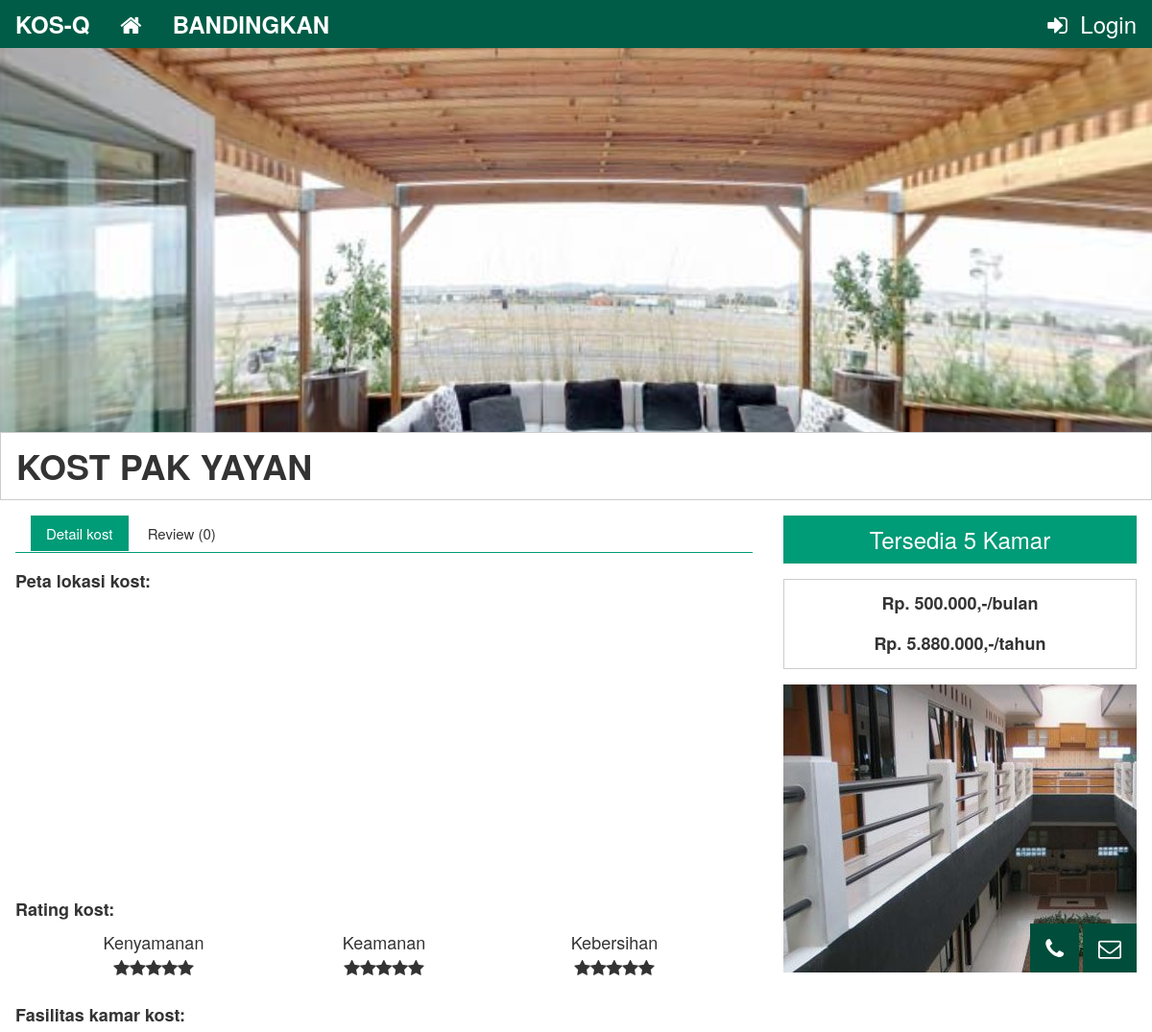
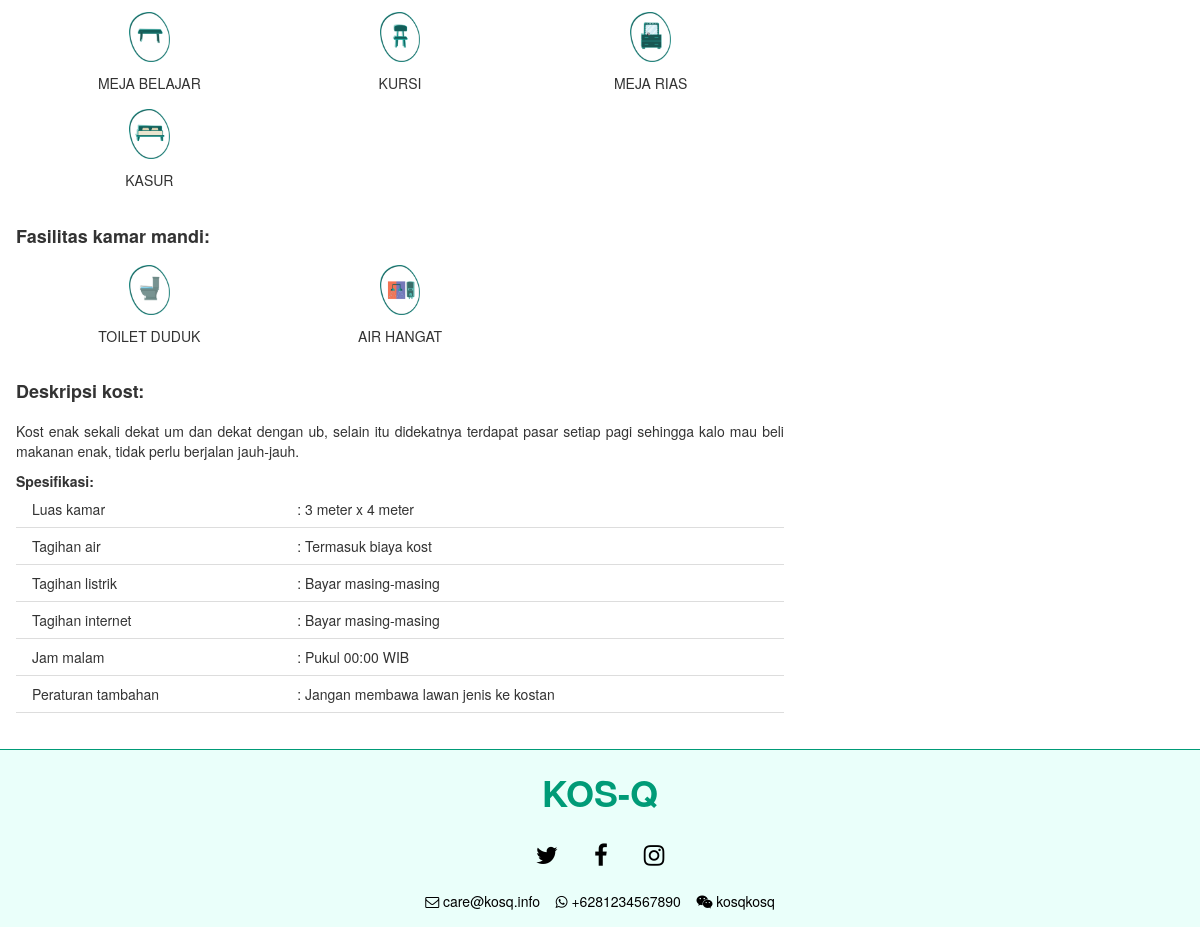
Screenshot of /tampil.php?id=1 with the database file from the repository (2 pictures, top to bottom).
### tables this page shows
CREATE TABLE `dataKost` (
  `id` bigint(12) NOT NULL,
  `nama` varchar(150) NOT NULL,
  `lat` varchar(255) NOT NULL,
  `long` varchar(255) NOT NULL,
  `intro` text NOT NULL,
  `harga` bigint(12) NOT NULL
);

CREATE TABLE `fasilitasKamar` (
  `x` bigint(20) NOT NULL,
  `id` bigint(12) NOT NULL,
  `kamarIcon` varchar(255) NOT NULL
);

CREATE TABLE `fasilitasMandi` (
  `x` bigint(20) NOT NULL,
  `id` bigint(12) NOT NULL,
  `mandiIcon` varchar(255) NOT NULL
);

CREATE TABLE `spesifikasiKost` (
  `id` bigint(12) NOT NULL,
  `panjangKamar` smallint(2) NOT NULL,
  `lebarKamar` smallint(2) NOT NULL,
  `air` varchar(255) NOT NULL,
  `listrik` varchar(255) NOT NULL,
  `internet` varchar(255) NOT NULL,
  `malam` varchar(255) NOT NULL,
  `peraturan` text NOT NULL
);

CREATE TABLE `kapasitasKost` (
  `id_kost` bigint(12) NOT NULL,
  `kapasitas` int(5) NOT NULL
);

CREATE TABLE `fotoKost` (
  `id` bigint(12) NOT NULL,
  `fotoKT` varchar(255) NOT NULL,
  `fotoKM` varchar(255) NOT NULL
);

### fungsiFasilitas.php (called while the page is built, shortened)
<?php
    function convertKamar($x) {
        switch($x) {
            case "kasur":
                return "KASUR";
                break;
            case "meja":
                return "MEJA BELAJAR";
                break;
            case "rias":
                return "MEJA RIAS";
                break;
            case "kursi":
                return "KURSI";
                break;
        }
    }
    function convertMandi($x) {
        switch($x) {
            case "duduk":
                return "TOILET DUDUK";
                break;
            case "hangat":
                return "AIR HANGAT";
                break;
        }
    }
?>

### tampil.php (the view, shortened to what this page needs)
<?php
    include "fungsiFasilitas.php";
    $sqlTampil = "SELECT * FROM dataKost dk INNER JOIN kapasitasKost kk ON dk.id = kk.id_kost
                                            INNER JOIN fotoKost fk ON dk.id = fk.id
                                            INNER JOIN kontakKost ko ON dk.id = ko.id
                                            INNER JOIN spesifikasiKost sk ON dk.id = sk.id
                                            WHERE dk.id='$_GET[id]'";
    $data = mysql_query($sqlTampil);
    $z = mysql_fetch_array($data);
    include "atas.php";
?>
<div class="w3-hide-small">
    <div id="header360" style="height:400px;width:100%"></div>
</div>
<div class="w3-bar w3-xxlarge w3-padding w3-border">
    <b><?=strtoupper($z['nama'])?></b>
</div>
<?php
    $moh = mysql_query("SELECT COUNT(*) AS jumlahReview FROM reviewKost WHERE idKost = $_GET[id]");
    $jkl = mysql_fetch_array($moh);
?>
<div class="w3-row">
    <div class="w3-col l8 m12 s12">
        <div class="w3-container">
            <div class="w3-panel w3-medium w3-border-bottom w3-border-theme">
                <button class="w3-bar-item w3-button tablink w3-theme" onclick="openCity(event,'awal')">Detail kost</button>
                <button class="w3-bar-item w3-button tablink" onclick="openCity(event,'fasilitas')">Review (<?=$jkl['jumlahReview']?>)</button>
            </div>
            <div id="awal" class="tab">
                <?php include "tampilUtama.php"; ?>
            </div>
        </div>
    </div>
    <div class="w3-col l4 m12 s12">
        <div class="w3-container w3-margin-top w3-margin-bottom">
            <div class="w3-hide-small w3-hide-medium w3-margin-bottom">
                <?php
                    if($z['kapasitas'] > 0) {
                ?>
                        <div class="w3-bar w3-theme w3-margin-bottom w3-padding">
                            <div class="w3-xlarge w3-center">Tersedia <?=$z['kapasitas']?> Kamar</div>
                        </div>
                <?php
                    } else {
                ?>
                        <div class="w3-bar w3-flat-pomegranate w3-margin-bottom w3-padding">
                            <div class="w3-xlarge w3-center">Kapasitas penuh</div>
                        </div>
                <?php
                    }
                ?>
                <div class="w3-padding-small w3-large w3-border">
                    <div class="w3-center"><b>
                        <div class="w3-padding">
                            Rp. <?=number_format($z['harga'],0,",",".")?>,-/bulan
                        </div>
                        <div class="w3-padding">
                            Rp. <?=number_format((($z['harga']*12)-((2/100)*($z['harga']*12))),0,",",".")?>,-/tahun
                        </div>
                    </b></div>
                </div>
            </div>
            <div class="w3-display-container w3-light-grey
                <?php
                    $ytr = mysql_query("SELECT COUNT(*) AS jumlah FROM fotoFoto WHERE id = $_GET[id]");
                    $hyc = mysql_fetch_array($ytr);
                    if($hyc['jumlah'] == 0) {
                        echo "w3-col l12 m12 s12";
                    } else {
                        echo "w3-col l12 m8 s8";
                    }
                ?>
            ">
                <div style="width:100%;height:300px;overflow:hidden;">
                    <center>
                        <img src="<?=$z['fotoKT']?>" class="w3-margin-bottom" height="300px"/>
                    </center>
                </div>
                <div class="w3-display-bottomright">
                    <button type="button" class="w3-button w3-theme-dark w3-hover-theme w3-xlarge"  onClick="alert('No telpon: <?=$z['phone']?>')">
                        <i class="fa fa-phone" aria-hidden="true"></i>
                    </button>
                    <button type="button" class="w3-button w3-theme-dark w3-hover-theme w3-xlarge" onClick="location.href='mailto:<?=$z['email']?>'">
                        <i class="fa fa-envelope-o" aria-hidden="true"></i>
                    </button>
                </div>
            </div>
            <div class="w3-padding w3-hide-small w3-hide-medium">&nbsp;</div>
        </div>
    </div>
</div>
<?php
    include "bawah.php";
?>

### tampilUtama.php (shortened to what this page needs)
<?php
    $ksq = mysql_query("SELECT AVG(kenyamanan) AS kenyamanan, AVG(keamanan) AS keamanan, AVG(kebersihan) AS kebersihan FROM reviewKost WHERE idKost = $_GET[id]");
    $ytg = mysql_fetch_array($ksq);
?>
<div class="w3-bar w3-large w3-margin-top"><b>Peta lokasi kost:</b></div>
<div id="map" style="height:300px" class="w3-margin-bottom"></div>
<div class="w3-bar w3-large w3-margin-top"><b>Rating kost:</b></div>
<div class="w3-bar w3-padding w3-margin-bottom">
    <div class="w3-large">
        <div class="w3-row-padding w3-center">
            <div class="w3-col l4 m4 s6">
                Kenyamanan<br/>
                <?php
                    $nyaman = $ytg['kenyamanan'];
                    for($a=0; $a<abs($nyaman-5); $a++) {
                        echo "<span class='w3-large fa fa-star'></span>";
                    }
                ?>
            </div>
            <div class="w3-col l4 m4 s6">
                Keamanan<br/>
                <?php
                    $aman = $ytg['keamanan'];
                    for($a=0; $a<abs($aman-5); $a++) {
                        echo "<span class='w3-large fa fa-star'></span>";
                    }
                ?>
            </div>
            <div class="w3-col l4 m4 s12">
                Kebersihan<br/>
                <?php
                    $bersih = $ytg['kebersihan'];
                    for($a=0; $a<abs($bersih-5); $a++) {
                        echo "<span class='w3-large fa fa-star'></span>";
                    }
                ?>
            </div>
        </div>
    </div>
</div>
<div class="w3-bar w3-large w3-margin-top"><b>Fasilitas kamar kost:</b></div>
<div class="w3-row-padding w3-margin-top w3-center">
    <?php
        $sqlsql = mysql_query("SELECT kamarIcon FROM fasilitasKamar WHERE id=$_GET[id]");
        while($b = mysql_fetch_array($sqlsql)) {
            echo "
                <div class='w3-col l4 m4 s4'>
                    <img src='img/fasilitas/kamar_". $b['kamarIcon'] .".png' style='height:50px'>
                    <div class='w3-container w3-margin-top w3-margin-bottom'>
                        ". convertKamar($b['kamarIcon']) ."
                    </div>
                </div>
            ";
        }
    ?>
</div>
<div class="w3-bar w3-large w3-margin-top"><b>Fasilitas kamar mandi:</b></div>
<div class="w3-row-padding w3-margin-top w3-center">
    <?php
        $sqlsql = mysql_query("SELECT mandiIcon FROM fasilitasMandi WHERE id=$_GET[id]");
        while($b = mysql_fetch_array($sqlsql)) {
            echo "
                <div class='w3-col l4 m4 s4'>
                    <img src='img/fasilitas/mandi_". $b['mandiIcon'] .".png' style='height:50px'>
                    <div class='w3-margin-top w3-margin-bottom'>
                        ". convertMandi($b['mandiIcon']) ."
                    </div>
                </div>
            ";
        }
    ?>
</div>
<div class="w3-bar w3-large w3-margin-top"><b>Deskripsi kost:</b></div>
<div class="w3-row w3-margin-top w3-margin-bottom">
    <div class="w3-justify">
        <p>
            <?=$z['intro']?>
        </p>
    </div>
    <b>Spesifikasi:</b>
    <table class="w3-table w3-bordered">
        <tr>
            <td>Luas kamar</td>
            <td>: <?=$z['panjangKamar']?> meter x <?=$z['lebarKamar']?> meter</td>
        </tr>
        <tr>
            <td>Tagihan air</td>
            <td>: <?=$z['air']?></td>
        </tr>
        <tr>
            <td>Tagihan listrik</td>
            <td>: <?=$z['listrik']?></td>
        </tr>
        <tr>
            <td>Tagihan internet</td>
            <td>: <?=$z['internet']?></td>
        </tr>
        <tr>
            <td>Jam malam</td>
            <td>: Pukul <?=$z['malam']?> WIB</td>
        </tr>
        <tr>
            <td>Peraturan tambahan</td>
            <td>: <?=$z['peraturan']?></td>
        </tr>
    </table>
</div><br/>

### css/w3.css (style rules this page uses)
html { box-sizing:border-box }
*,*:before,*:after { box-sizing:inherit }
html { -ms-text-size-adjust:100%;-webkit-text-size-adjust:100% }
body { margin:0 }
img { border-style:none }
button,input,select,textarea { font:inherit;margin:0 }
button,input { overflow:visible }
button,select { text-transform:none }
button,html [type=button],[type=reset],[type=submit] { -webkit-appearance:button }
html,body { font-family:Verdana,sans-serif;font-size:15px;line-height:1.5 }
html { overflow-x:hidden }
img { margin-bottom:-5px }
.w3-table,.w3-table-all { border-collapse:collapse;border-spacing:0;width:100%;display:table }
.w3-bordered tr,.w3-table-all tr { border-bottom:1px solid #ddd }
.w3-table td,.w3-table th,.w3-table-all td,.w3-table-all th { padding:8px 8px;display:table-cell;text-align:left;vertical-align:top }
.w3-table th:first-child,.w3-table td:first-child,.w3-table-all th:first-child,.w3-table-all td:first-child { padding-left:16px }
.w3-btn,.w3-button { border:none;display:inline-block;outline:0;padding:8px 16px;vertical-align:middle;overflow:hidden;text-decoration:none;color:inherit;background-color:inherit;text-align:center;cursor:pointer;white-space:nowrap }
.w3-btn,.w3-button { -webkit-touch-callout:none;-webkit-user-select:none;-khtml-user-select:none;-moz-user-select:none;-ms-user-select:none;user-select:none }
.w3-tooltip,.w3-display-container { position:relative }
.w3-bar { width:100%;overflow:hidden }
.w3-container:after,.w3-container:before,.w3-panel:after,.w3-panel:before,.w3-row:after,.w3-row:before,.w3-row-padding:after,.w3-row-padding:before, .w3-cell-row:before,.w3-cell-row:after,.w3-clear:after,.w3-clear:before,.w3-bar:before,.w3-bar:after { content:"";display:table;clear:both }
.w3-col,.w3-half,.w3-third,.w3-twothird,.w3-threequarter,.w3-quarter { float:left;width:100% }
.w3-col.s4 { width:33.33333% }
.w3-col.s6 { width:49.99999% }
.w3-col.s12 { width:99.99999% }
@media (min-width:601px) { .w3-col.m4,.w3-third { width:33.33333% } }
@media (min-width:601px) { .w3-col.m12 { width:99.99999% } }
@media (min-width:993px) { .w3-col.l4 { width:33.33333% } }
@media (min-width:993px) { .w3-col.l8 { width:66.66666% } }
@media (min-width:993px) { .w3-col.l12 { width:99.99999% } }
.w3-display-bottomright { position:absolute;right:0;bottom:0 }
.w3-row-padding,.w3-row-padding>.w3-half,.w3-row-padding>.w3-third,.w3-row-padding>.w3-twothird,.w3-row-padding>.w3-threequarter,.w3-row-padding>.w3-quarter,.w3-row-padding>.w3-col { padding:0 8px }
.w3-container,.w3-panel { padding:0.01em 16px }
.w3-panel { margin-top:16px;margin-bottom:16px }
.w3-medium { font-size:15px!important }
.w3-large { font-size:18px!important }
.w3-xlarge { font-size:24px!important }
.w3-xxlarge { font-size:36px!important }
.w3-justify { text-align:justify!important }
.w3-center { text-align:center!important }
.w3-border { border:1px solid #ccc!important }
.w3-border-bottom { border-bottom:1px solid #ccc!important }
.w3-margin-top { margin-top:16px!important }
.w3-margin-bottom { margin-bottom:16px!important }
.w3-padding-small { padding:4px 8px!important }
.w3-padding { padding:8px 16px!important }
.w3-light-grey,.w3-hover-light-grey:hover,.w3-light-gray,.w3-hover-light-gray:hover { color:#000!important;background-color:#f1f1f1!important }

### css/warna.css (style rules this page uses)
.w3-theme-dark { color:#fff !important; background-color:#004d3b !important }
.w3-theme { color:#fff !important; background-color:#009b77 !important }
.w3-border-theme { border-color:#009b77 !important }

### css/pannellum.css (style rules this page uses)
.pnlm-container { margin:0;padding:0;overflow:hidden;position:relative;cursor:default;width:100%;height:100%;font-family:Helvetica,"Nimbus Sans L","Liberation Sans",Arial,sans-serif;-webkit-user-select:none;-khtml-user-select:none;-moz-user-select:none;-o-user-select:none;-ms-user-select:none;user-select:none;outline:0;line-height:1.4;contain:content }

### atas.php (style rules this page uses)
html, body { height: 100%; width: 100%; }
#map { height: 100%; }

### rows the page displays
datakost: nama "KOST PAK YAYAN", intro "Kost enak sekali dekat um dan dekat dengan ub, selain itu didekatnya terdapat pasar setiap pagi sehingga kalo mau beli makanan enak, tidak perlu berjalan jauh-jauh.", spesifikasikost.panjangKamar "3", spesifikasikost.lebarKamar "4", spesifikasikost.air "Termasuk biaya kost", spesifikasikost.listrik "Bayar masing-masing", spesifikasikost.internet "Bayar masing-masing", spesifikasikost.malam "00:00", spesifikasikost.peraturan "Jangan membawa lawan jenis ke kostan", kapasitaskost.kapasitas "5", harga "500.000", ($z['harga']*12)-((2/100)*($z['harga']*12)) "5.880.000", fotokost.fotoKT (picture)
fasilitaskamar: kamarIcon (picture), kamarIcon "MEJA BELAJAR"
fasilitaskamar: kamarIcon (picture), kamarIcon "KURSI"
fasilitaskamar: kamarIcon (picture), kamarIcon "MEJA RIAS"
fasilitaskamar: kamarIcon (picture), kamarIcon "KASUR"
fasilitasmandi: mandiIcon (picture), mandiIcon "TOILET DUDUK"
fasilitasmandi: mandiIcon (picture), mandiIcon "AIR HANGAT"

### other values shown
$jkl['jumlahReview'] "0"
